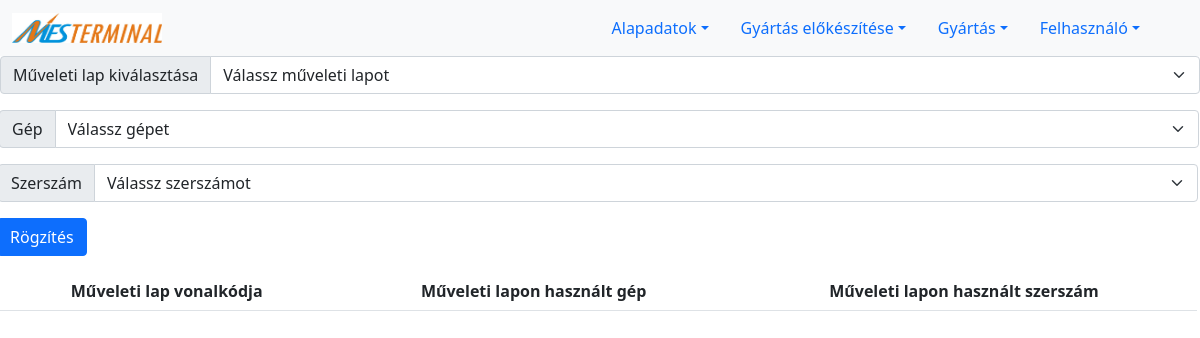
The page /order_machine_tool.php on the database as committed earlier.
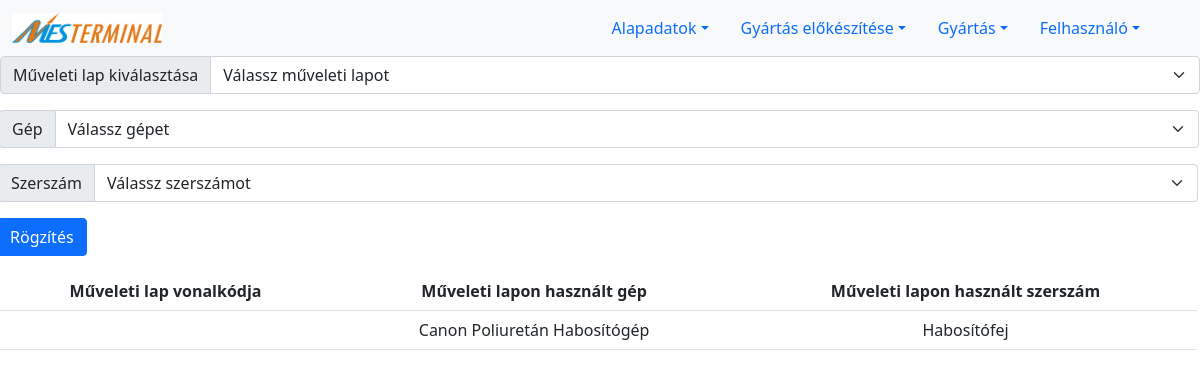
The same page on the database as committed later.
### tables this page shows
CREATE TABLE `machine_tool` (
  `ID` int(11) NOT NULL,
  `barcode` varchar(11) DEFAULT NULL,
  `machine_ID` int(11) DEFAULT NULL,
  `name` varchar(255) NOT NULL
);

CREATE TABLE `machine` (
  `ID` int(11) NOT NULL,
  `barcode` varchar(11) DEFAULT NULL,
  `name` varchar(255) NOT NULL
);

### order_machine_tool.php (the view, shortened to what this page needs)
<?php
if(!isset($_SESSION['aid'])){
    $adminId='';
}
else{
    $adminId=$_SESSION['aid'];
}
if($adminId != 0){
include_once("connection.php");
print '<form action="feldolgozok/newOrderMachineTool.php" method="POST">
        <div class="input-group mb-3">
        <div class="input-group mb-3">
        <label class="input-group-text" for="orders"> Műveleti lap kiválasztása</label>
        <select name="order_ID" class="form-select" id="orders">
          <option selected>Válassz műveleti lapot</option>
';
print '</select>
</div>
<div class="input-group mb-3">
  <div class="input-group mb-3">
  <label class="input-group-text" for="machines">Gép</label>
  <select name="machine_ID" class="form-select" id="machines">
    <option selected>Válassz gépet</option>';
    print'
  </select>
</div>';
print '
<div class="input-group mb-3">
  <div class="input-group mb-3">
  <label class="input-group-text" for="machinetools">Szerszám</label>
  <select name="machine_tool_ID" class="form-select" id="machinetools">
    <option selected>Válassz szerszámot</option>';
    print'
  </select>
</div>
<div class="input-group mb-3">
  <input type="submit" value="Rögzítés" class="btn btn-primary">
</div>
</form>
';
include_once("lists/listorder_machine_tool.php");
}
?>

### lists/listorder_machine_tool.php (shortened to what this page needs)
<?php
include "connection.php";
print '
    <table class="table">
    <th style="text-align:center; vertical-align:middle"> Műveleti lap vonalkódja </th>
    <th style="text-align:center; vertical-align:middle"> Műveleti lapon használt gép </th>
    <th style="text-align:center; vertical-align:middle"> Műveleti lapon használt szerszám </th>
    <tr>
    ';
$sql="
SELECT
`order_manufacturing_step`.barcode as ormanst_barcode,
`machine`.name as machine_name,
`machine_tool`.name as machine_tool_name
FROM `order_manufacturing_step_machine_tool`
INNER JOIN `order_manufacturing_step` ON `order_manufacturing_step_machine_tool`.order_manufacturing_step_ID=`order_manufacturing_step`.ID
INNER JOIN `machine` ON `order_manufacturing_step_machine_tool`.machine_ID=`machine`.ID
INNER JOIN `machine_tool` ON `order_manufacturing_step_machine_tool`.machine_tool_ID=`machine_tool`.ID
";
$reultWorkersPosts = $conn -> query($sql);
if ($reultWorkersPosts->num_rows > 0) {
    while($row = $reultWorkersPosts->fetch_assoc()) {
        print '
        <tr><td style="text-align:center; vertical-align:middle">'.$row['ormanst_barcode'].'</td>
        <td style="text-align:center; vertical-align:middle">'.$row['machine_name'].'</td>
        <td style="text-align:center; vertical-align:middle">'.$row['machine_tool_name'].'</td>
        </tr>
        ';
    }
}
print '</table>';
?>

Rows that differ between the two databases and show on the page:
now on this page (row edited): machine_tool: machine.name "Canon Poliuretán Habosítógép", name "Habosítófej"
